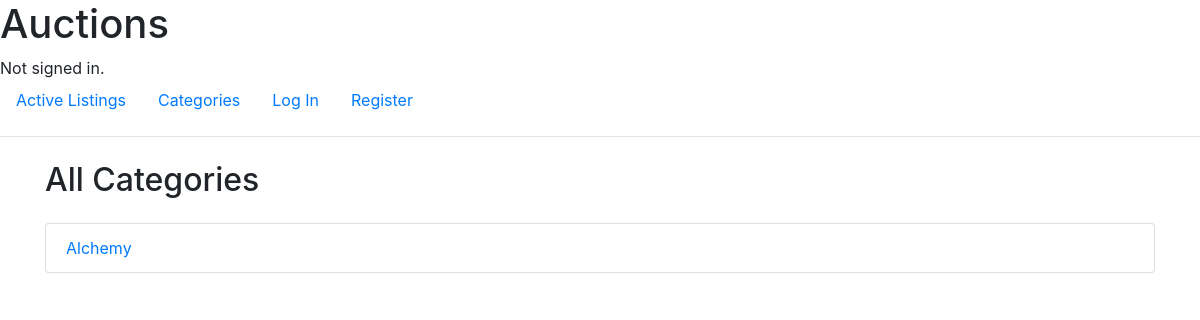
/categories, run on an earlier commit of the app's database.
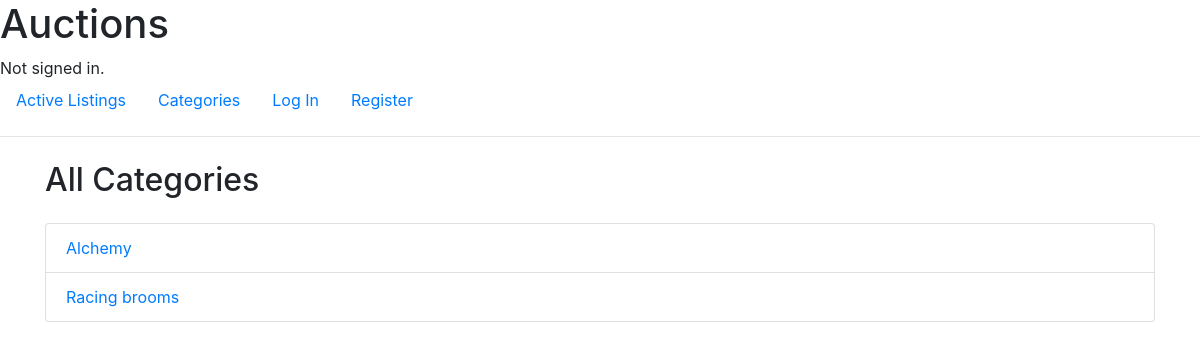
And on a later commit of the database.
### auctions/models.py (models this page shows)
class Category(models.Model):
    name = models.CharField(max_length=50)

### auctions/views.py (the view)
# urls.py: path("categories", views.categories, name="categories"),
def categories(request):
    categories = Category.objects.all()
    return render(request, 'auctions/category_list.html', {'categories': categories})

### auctions/templates/auctions/category_list.html
{% extends "auctions/layout.html" %}
{% load static %}
{% block body %}
    <div class="container mt-4">
        <h2 class="mb-4">All Categories</h2>
        <ul class="list-group">
            {% for category in categories %}
                {% if category.name %}
                    <li class="list-group-item"><a href="{% url 'category_listings' category.name %}">{{ category.name }}</a></li>
                {% endif %}
            {% endfor %}
        </ul>
    </div>
{% endblock %}

What changed in the data, as far as the page shows it:
added Category: name "Racing brooms"
